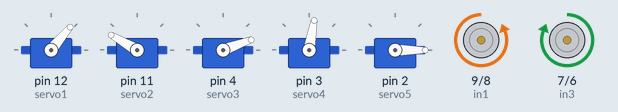
Recording of a sketch running on a simulated Arduino Uno, built with avr-gcc and run on an emulated ATmega328P. Parts: 5 × servo, motor-driver pin pairs drawn as motors (green arrow = first pin HIGH = forward, orange = second pin HIGH = backward, longer = more drive, scaled by the enable pin). At 106.1 s the program stops and its outputs stay as they are.

Above: at 0.1 s.
At 11.1 s:
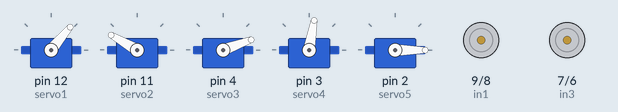
At 15.1 s:
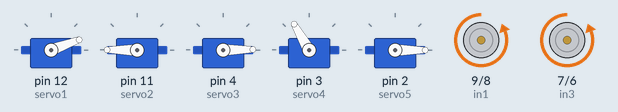
At 35.1 s:
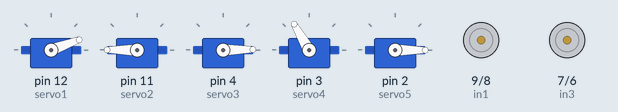
Timing chart, 0 to 36.6 s (numbered marks = the images above):
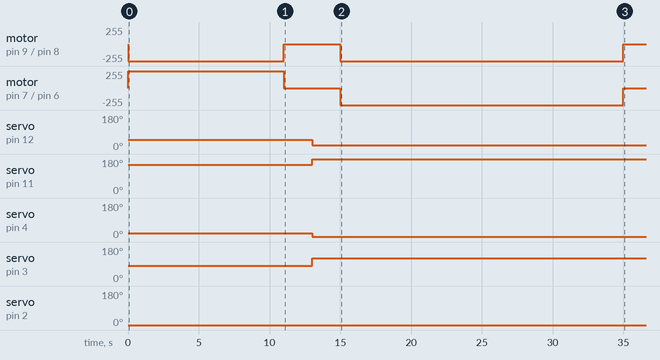

The sketch:

Perservarance_Mars_Rover_Program.ino
```cpp
#include <Servo.h> // connect motor controller pins to Arduino digital pins
// motor one
int enA = 10;
int in1 = 9;
int in2 = 8;
// motor two
int enB = 5;
int in3 = 7;
int in4 = 6;
// servos
Servo servo1;
Servo servo2;
Servo servo3;
Servo servo4;
Servo servo5;
int pos = 0;

void setup()
{
  // set all the motor control pins to outputs
  pinMode(enA, OUTPUT);
  pinMode(enB, OUTPUT);
  pinMode(in1, OUTPUT);
  pinMode(in2,  OUTPUT);
  pinMode(in3, OUTPUT);
  pinMode(in4, OUTPUT);

  servo1.attach(12);
  servo2.attach(11);
  servo3.attach(4);
  servo4.attach(3);
  servo5.attach(2);

  servo1.write(50);               //front R
  servo2.write(150);             // front L
  servo3.write(20);             //Back L
  servo4.write(80);            // Back R
  servo5.write(0);            // Camera
}

void demoOne()
{
  // this function will run the motors in both directions at a fixed speed
  // turn on motor A
  digitalWrite(in1, LOW);
  digitalWrite(in2, HIGH);              // GO
  analogWrite(enA, 255);
  digitalWrite(in3, HIGH);
  digitalWrite(in4, LOW);
  analogWrite(enB, 255);
  delay(11000);
  // now turn off motors
  digitalWrite(in1, LOW);
  digitalWrite(in2, LOW);               //STOP
  digitalWrite(in3, LOW);
  digitalWrite(in4, LOW);
  delay(2000);

  servo1.write(20);                     //front R
  servo2.write(200);                   //front L     Servo turning
  servo3.write(1);                    //Back L
  servo4.write(120);                 // Back R

  delay(2000);

  // now change motor directions
  digitalWrite(in1, LOW);
  digitalWrite(in2, HIGH);            // TURN
  digitalWrite(in3, LOW);
  digitalWrite(in4, HIGH);
  delay(20000);

  // now turn off motors
  digitalWrite(in1, LOW);
  digitalWrite(in2, LOW);
  digitalWrite(in3, LOW);             //STOP
  digitalWrite(in4, LOW);
  delay(5000);

  // return back
  servo1.write(50);              //front R
  servo2.write(150);            // front L
  servo3.write(20);            //Back L
  servo4.write(80);           // Back R

  delay(2000);
  //

  digitalWrite(in1, LOW);
  digitalWrite(in2, HIGH);
  analogWrite(enA, 255);             //GO
  digitalWrite(in3, HIGH);
  digitalWrite(in4, LOW);
  analogWrite(enB, 255);
  delay(10000);
  digitalWrite(in1, LOW);
  digitalWrite(in2, LOW);            //STOP
  digitalWrite(in3, LOW);
  digitalWrite(in4, LOW);
  delay(5000);

  servo1.write(20);                     //front R
  servo2.write(200);                   //front L     Servo turning
  servo3.write(1);                    //Back L
  servo4.write(120);                 // Back R

  delay(2000);

  // now change motor directions
  digitalWrite(in1, LOW);
  digitalWrite(in2, HIGH);            // TURN
  digitalWrite(in3, LOW);
  digitalWrite(in4, HIGH);
  delay(8000);

  digitalWrite(in1, LOW);
  digitalWrite(in2, LOW);            //STOP
  digitalWrite(in3, LOW);
  digitalWrite(in4, LOW);
  delay(5000);

// return back
  servo1.write(50);              //front R
  servo2.write(150);            // front L
  servo3.write(20);            //Back L
  servo4.write(80);           // Back R
  delay(2000);

  digitalWrite(in1, LOW);
  digitalWrite(in2, HIGH);
  analogWrite(enA, 255);             //GO
  digitalWrite(in3, HIGH);
  digitalWrite(in4, LOW);
  analogWrite(enB, 255);
  delay(5000);

   digitalWrite(in1, LOW);
  digitalWrite(in2, LOW);            //STOP
  digitalWrite(in3, LOW);
  digitalWrite(in4, LOW);
  delay(4000);

  servo1.write(20);                     //front R
  servo2.write(200);                   //front L     Servo turning
  servo3.write(1);                    //Back L
  servo4.write(120);                 // Back R
  delay(2000);

  digitalWrite(in1, LOW);
  digitalWrite(in2, HIGH);            // TURN
  digitalWrite(in3, LOW);
  digitalWrite(in4, HIGH);
  delay(4000);

  digitalWrite(in1, LOW);
  digitalWrite(in2, LOW);            //STOP
  digitalWrite(in3, LOW);
  digitalWrite(in4, LOW);
  delay(5000);

  servo1.write(50);              //front R
  servo2.write(150);            // front L
  servo3.write(20);            //Back L
  servo4.write(80);           // Back R
  delay(2000);

 // here will put any operation means camera or servo
for(pos =0; pos <= 180; pos  += 1){
servo5.write(pos);
  delay(25);
 }
 for(pos =180; pos >= 0; pos  -= 1){
  servo5.write(pos);
  delay(25);
 }


}


void loop()
{
  demoOne();
  delay(1000);
//  demoTwo();
  //delay(1000);
for(;;);
}
```

Measured:
- by itself, servo on pin 12 (servo1): 50° → 20° at 13.0 s
- by itself, servo on pin 11 (servo2): 150° → 180° at 13.0 s
- by itself, servo on pin 4 (servo3): 20° → 1° at 13.0 s
- by itself, servo on pin 3 (servo4): 80° → 120° at 13.0 s
- by itself, motor on pin 7 (in3) / pin 6 (in4): stopped → forward 255/255 at 0.00 s, → stopped 11.0 s later, → backward 255/255 4.0 s later, → stopped 20.0 s later
- by itself, motor on pin 9 (in1) / pin 8 (in2): stopped → backward 255/255 at 0.00 s, → stopped 11.0 s later, → backward 255/255 4.0 s later, → stopped 20.0 s later
